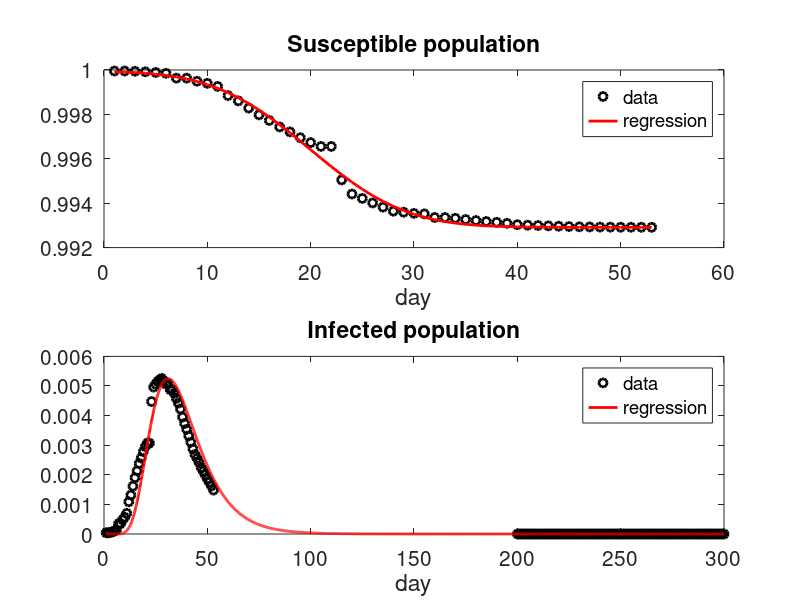
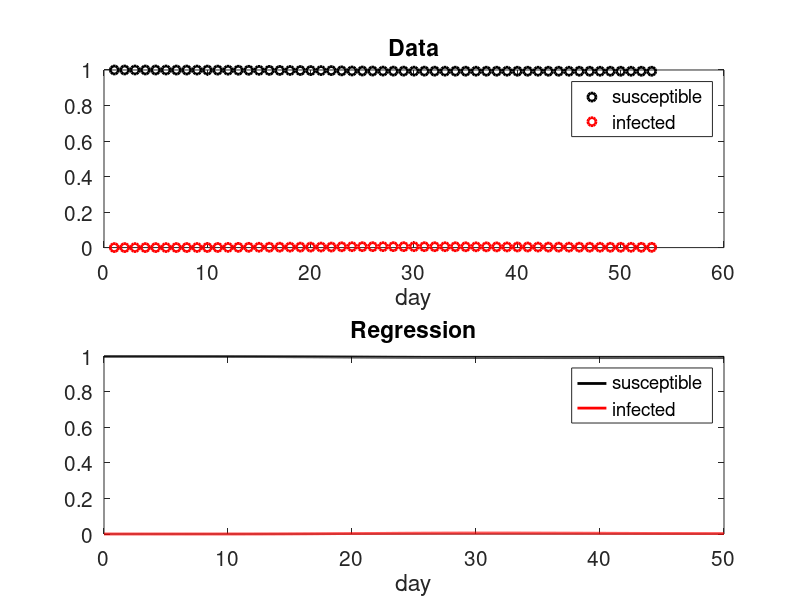

MATLAB code to generate these figures, in order:
load('hubei_confirmed')
load('hubei_recovered')
load('hubei_deaths')
N = 10000000;
% N = 100000;

n = length(hubei_confirmed);
hubei_R = hubei_recovered + hubei_deaths;
hubei_I = hubei_confirmed - hubei_recovered;
hubei_S = N - hubei_R - hubei_I;



%% susceptible
figure (1)

tspan = 1:n;
S = hubei_S/N;
alpha = min(S); beta = max(S);
ys = @(b,x) 1/2*(alpha+beta + (beta-alpha)*erf(b(1)-b(2)*x) );
OLS = @(b) norm(ys(b,tspan) - S);          % Ordinary Least Squares cost function
opts = optimset('MaxFunEvals',50000, 'MaxIter',10000);
Bs = fminsearch(OLS, rand(2,1), opts)       % Use ?fminsearch? to minimise the ?OLS? function

f_s = ys(Bs,tspan);

% figure(1)
% plot(x, yx, '*r')
% hold on
% x1 = linspace(x(1),x(end),100)
% plot(x1, y(B,x1), 'k-','linewidth',2)
% hold on
% grid

subplot(2,1,1)
plot(tspan,S,'ko','linewidth',2)
hold on
plot(tspan,f_s,'r-','linewidth',2)
legend('data','regression')
title('Susceptible population')
xlabel('day')
set(gca,'fontsize',15)

%% infected
tspan = 1:n;
tspan_ext=[ tspan , 200:300];
I = hubei_I/N;
Iext = [I, zeros(1,length(200:300))];
% y = @(b,x) b(1).*exp(b(3)-b(2).*x);    % Objective function
yi = @(b,x) max(I).*exp(-b(1)*log(x/31).^2);
% p = [3; 5]*1E-1;                            % Create data
% x  = linspace(1, 10);
% yx = y(p,x) + 0.1*(rand(size(x))-0.5);


OLS = @(b) norm(yi(b,tspan_ext) - Iext);          % Ordinary Least Squares cost function
opts = optimset('MaxFunEvals',50000, 'MaxIter',10000);
Bi = fminsearch(OLS, rand(1,1), opts)       % Use ?fminsearch? to minimise the ?OLS? function

tspan_ext2 = tspan_ext(1):0.1:tspan_ext(end);
f_i =yi(Bi,tspan_ext2);

subplot(2,1,2)
plot(tspan_ext,Iext,'ko','linewidth',2)
hold on
plot(tspan_ext2,f_i,'r-','linewidth',2)
legend('data','regression')
title('Infected population')
xlabel('day')
set(gca,'fontsize',15)

figure (2)


subplot(2,1,1)
plot(1:n,hubei_S/N,'ko','linewidth',2); hold on;
plot(1:n,hubei_I/N,'ro','linewidth',2); 
legend('susceptible','infected')
title('Data')
xlabel('day')
set(gca,'fontsize',15)

subplot(2,1,2)
tstart =0;
tend = 50;
dt = 0.01;
tspan2 =tstart:dt:tend;
data_S = ys(Bs,tspan2);
data_I = yi(Bi,tspan2);

plot(tspan2,data_S,'k-','linewidth',2)
hold on
plot(tspan2,data_I,'r-','linewidth',2)
legend('susceptible','infected')
title('Regression')
xlabel('day')
set(gca,'fontsize',15)

% dt = 0.01; 
% tspan2 =tstart:dt:tend;
% data_S = polyval(p_s,tspan2);
% data_I = polyval(p_i,tspan2);
% % figure (3)
% % plot(data_S); hold on
% % plot(data_I)
